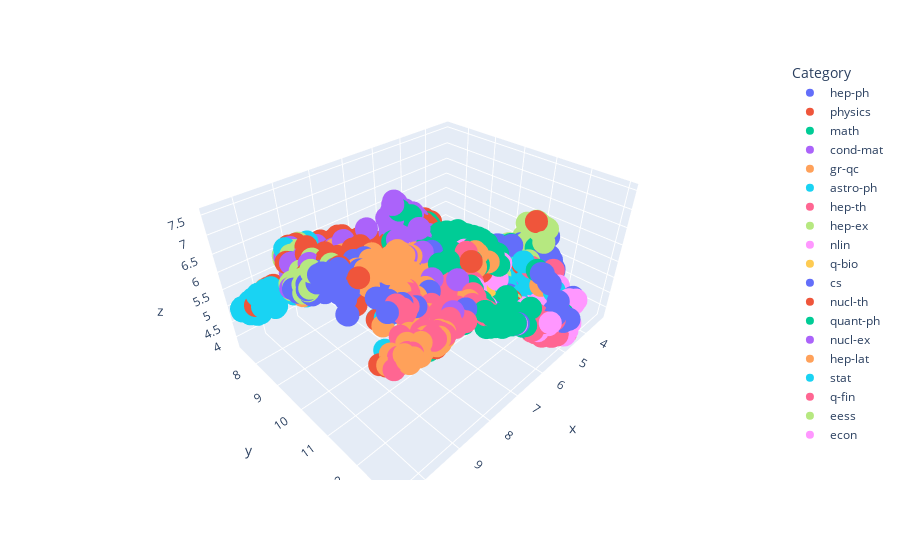

The cell this chart's notebook holds for it:
### Code cell
import umap.umap_ as umap

import plotly.express as px


# Perform dimensionality reduction using UMAP
reducer = umap.UMAP(n_components=3, random_state=42, n_neighbors=20, min_dist=0.0,metric="cosine")
embeddings_3d = reducer.fit_transform(embeddings)

# Create a DataFrame for the 3D embeddings
embeddings_3d_df = pd.DataFrame(embeddings_3d, columns=['x', 'y', 'z'])
embeddings_3d_df['Category'] = merged_df['unique_primary_category'].values

# Create the 3D scatter plot using Plotly
fig = px.scatter_3d(embeddings_3d_df, x='x', y='y', z='z', color='Category')
fig.show()
fig.write_html("3D_plot_model_autoencoder.html")
